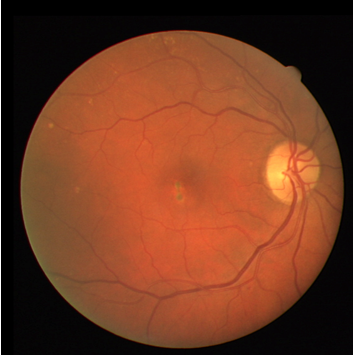
#> input picture Taller Color y Segmentación/Practica3_figura2peque.png, 353 x 355 px
$ python 'PuntoE - Figura 2.py'
#> lines starting #> are read from the running program, lines starting #| are printed output that depends on the picture; after the words box and inside, x2 and y2 are one past the last pixel; in counts of white or black regions, pixels touching at a corner belong together

import cv2
import numpy as np

img= cv2.imread("Practica3_figura2peque.png")
#> img is the input picture: shape (355, 353, 3); mean B, G, R 33.8, 58.1, 113.2
cv2.imshow("Original", img)
cv2.waitKey(0)
cv2.destroyAllWindows()

#De RGB a escala de Grises
gris =cv2.cvtColor (img, cv2.COLOR_BGR2GRAY)
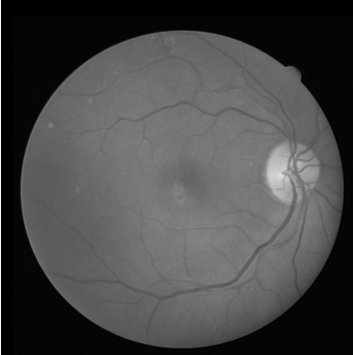
#> gris: shape (355, 353); min 0, max 255, mean 71.8
cv2.imshow("En gris", gris)
cv2.waitKey(0)
cv2.destroyAllWindows()

#De RGB a HSV
hsv =cv2.cvtColor (img, cv2.COLOR_BGR2HSV)
#> hsv: shape (355, 353, 3); mean H, S, V 33, 140.5, 113.2
cv2.imshow("En HSV", hsv)
cv2.waitKey(0)
cv2.destroyAllWindows()


umbral_bajo = np.array([6, 0, 0],dtype=np.uint8)
umbral_alto= np.array([7, 205, 205],dtype=np.uint8)
mask=cv2.inRange(hsv, umbral_bajo, umbral_alto)
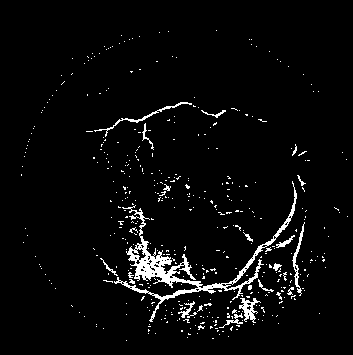
#> mask: shape (355, 353); 4% white in thin lines or dots, all inside (x1, y1, x2, y2) = (21, 30, 348, 341)
cv2.imshow("Segmentación 2", mask)
cv2.waitKey(0)
cv2.destroyAllWindows()

cont,_ = cv2.findContours(mask, cv2.RETR_EXTERNAL, cv2.CHAIN_APPROX_SIMPLE)
#> cont = 445 contours, 433 with area under 20; largest, box (x1, y1, x2, y2) and area: (114, 181, 297, 322) 2032, (239, 298, 261, 323) 194, (292, 222, 305, 296) 136, (94, 102, 192, 137) 116, (276, 235, 295, 248) 48
for c in cont:
    area = cv2.contourArea(c)
#> this loop made 445 passes
#> area on pass 57: 44.5
cv2.imshow('Calculo de Area y Reconocimiento de imagen', mask)
print(area)
#| 0.0
cv2.waitKey(0)
cv2.destroyAllWindows()

#De RGB a escala de Grises
gris =cv2.cvtColor (img, cv2.COLOR_BGR2GRAY)
cv2.imshow("En gris", gris)
cv2.waitKey(0)
cv2.destroyAllWindows()

_,binarizada = cv2.threshold(gris,200, 255,cv2.THRESH_BINARY_INV)
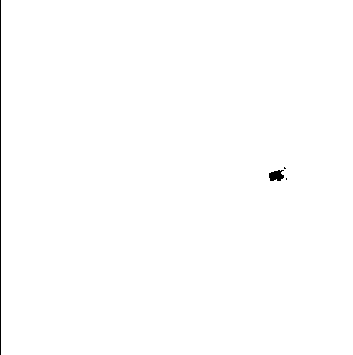
#> binarizada: shape (355, 353); 99.6% white; black in thin lines or dots, all inside (x1, y1, x2, y2) = (0, 0, 287, 355)
cv2.imshow("Segmentación escala de grises", binarizada)
cv2.waitKey(0)
cv2.destroyAllWindows()
cont,_ = cv2.findContours(binarizada, cv2.RETR_EXTERNAL, cv2.CHAIN_APPROX_SIMPLE)
#> cont = [[[1, 0], [1, 354], [352, 354], [352, 0]]]
for c in cont:
    area = cv2.contourArea(c)
#> this loop made 1 pass
#> (c, area) on pass 1: ([[1, 0], [1, 354], [352, 354], [352, 0]], 124254)

print(f"El área en la segmentación escala de grises es: {area}")
#| El área en la segmentación escala de grises es: 124254.0
